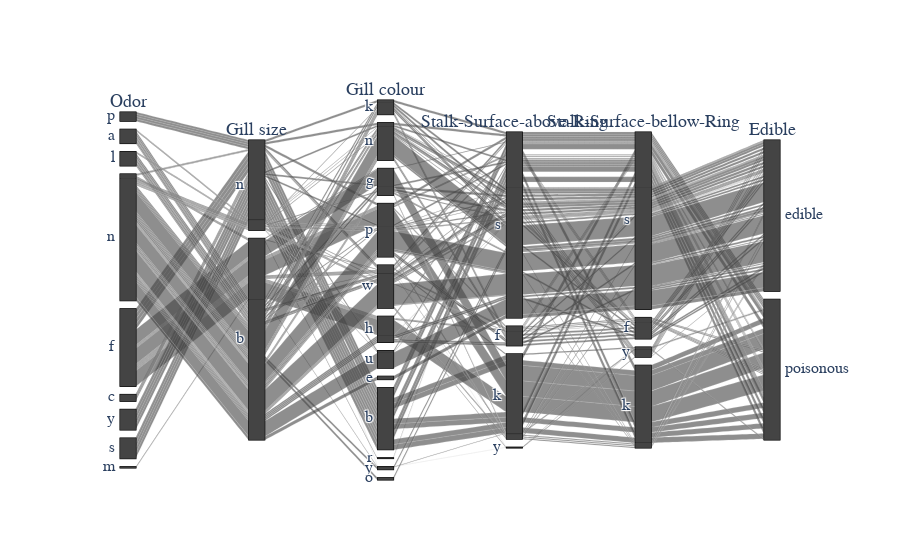

Notebook code for this chart:
### Code cell
# Create parcats trace
color = data["edible-bool"]
colorscale = [[0, 'red'], [1, 'green']]

# create figure object
fig = go.Figure(
    data=[
        go.Parcats(
            dimensions=[
                odor_dim,
                gill_size_dim,
                gill_col_dim,
                stalk_surface_above_ring_dim,
                stalk_surface_bellow_ring_dim,
                edible_dim,
            ],
            line={"color": color, "colorscale": colorscale},
            hoveron="color",
            hoverinfo="count + probability",
            labelfont={"size": 18, "family": "Times"},
            tickfont={"size": 16, "family": "Times"},
            arrangement="freeform",
        )
    ]
)

# display the figure
fig.show()

### Figure 1 — Plotly figure (JSON) as saved in the notebook; plotly's stock layout.template omitted (floating-point values rounded to 4 significant figures; data arrays with more than 128 entries replaced by an {"elided": "..."} marker saying what was removed)
{"data": [{"arrangement": "freeform", "dimensions": [{"label": "Odor", "values": {"elided": "8124 str values"}}, {"label": "Gill size", "values": {"elided": "8124 str values"}}, {"label": "Gill colour", "values": {"elided": "8124 str values"}}, {"label": "Stalk-Surface-above-Ring", "values": {"elided": "8124 str values"}}, {"label": "Stalk-Surface-bellow-Ring", "values": {"elided": "8124 str values"}}, {"categoryarray": ["edible", "poisonous"], "label": "Edible", "ticktext": ["edible", "poisonous"], "values": {"elided": "8124 str values"}}], "hoverinfo": "count+probability", "hoveron": "color", "labelfont": {"family": "Times", "size": 18}, "line": {"color": {"elided": "8124 bool values"}, "colorscale": [[0, "red"], [1, "green"]]}, "tickfont": {"family": "Times", "size": 16}, "type": "parcats"}], "layout": {}}
